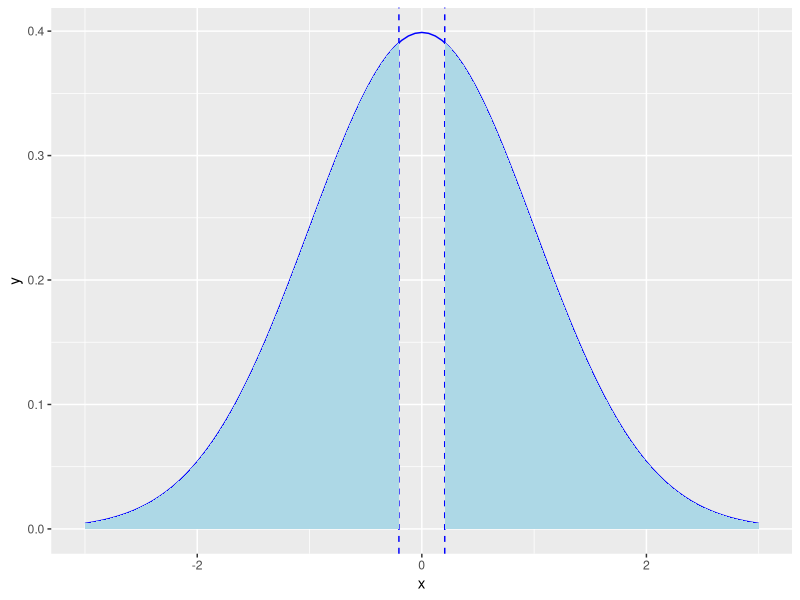
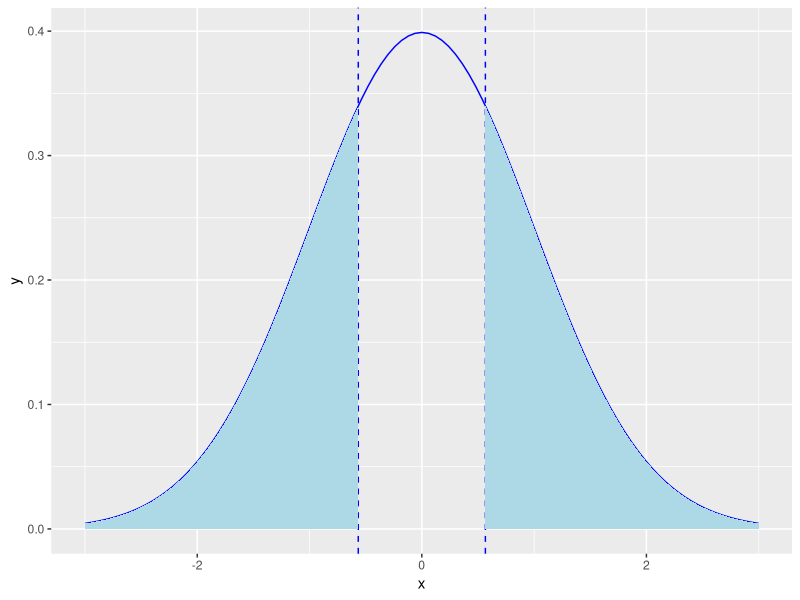

Generate these figures, in order, with R:
## ---- chunk 1

library(ggplot2)

ggplot(data.frame(x = c(-3,3)), aes(x)) + 
  geom_vline(xintercept = 0.204, linetype=2, colour="blue") +
  geom_vline(xintercept = -0.204, linetype=2, colour="blue") +
  stat_function(fun = dnorm, colour="blue") +
  geom_area(stat = "function", fun = dnorm, fill = "lightblue", xlim = c(0.204, 3)) +
  geom_area(stat = "function", fun = dnorm, fill = "lightblue", xlim = c(-3, -0.204))

p.val <- 2*pt(0.204, df=13, lower.tail = FALSE)
p.val = 0.841

## ---- chunk 2

x_vector <- c(452, 470, 431, 448, 467, 377, 344, 449, 440, 457, 471, 463, 405, 377)
n = 14
alpha = 0.05
qt(1 - alpha/2, df = n - 1) 
# 2.160369
t.test(x_vector, alternative = "two.sided", mu=430, conf.level = 0.95)
t.test(x_vector, alternative = "greater", mu=430, conf.level = 0.95)

# x_vectort = 0.20464, df = 13, p-value = 0.4205
## ---- chunk 3

ggplot(data.frame(x = c(-3,3)), aes(x)) + 
  geom_vline(xintercept = 0.566, linetype=2, colour="blue") +
  geom_vline(xintercept = -0.566, linetype=2, colour="blue") +
  stat_function(fun = dnorm, colour="blue") +
  geom_area(stat = "function", fun = dnorm, fill = "lightblue", xlim = c(0.566, 3)) +
  geom_area(stat = "function", fun = dnorm, fill = "lightblue", xlim = c(-3, -0.566))



p.val = 2*pnorm(-0.566)
p.val = 0.571


